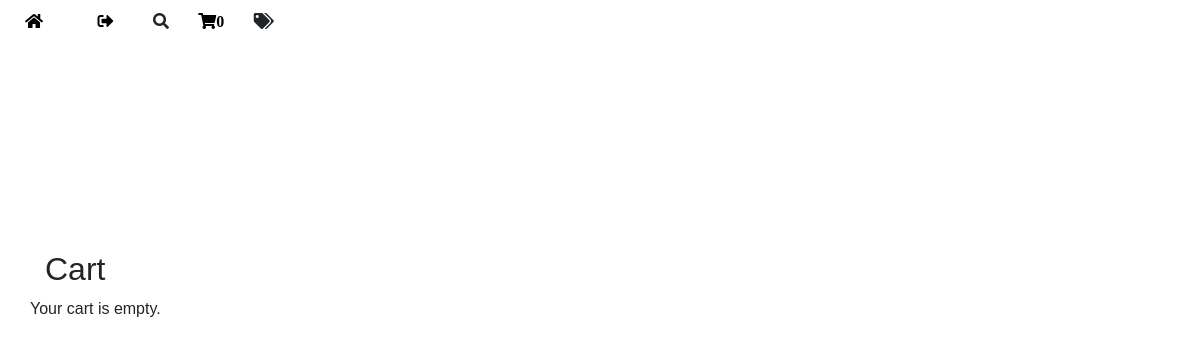
Before: /cart/ (signed in) with the older database file.
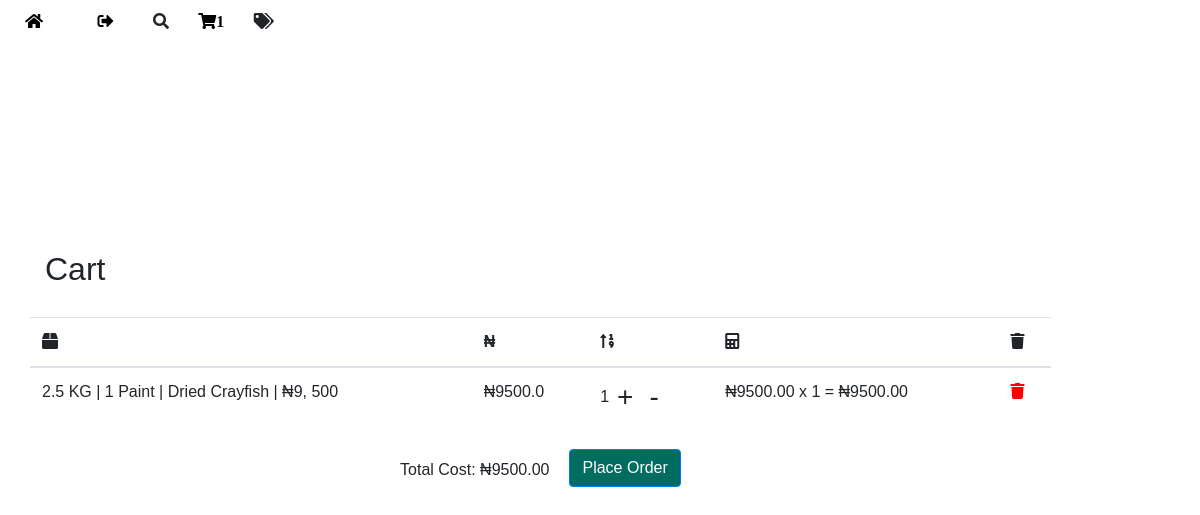
After: the same page with the newer database file.
### afri_food/models.py (models this page shows, shortened)
class CartItem(models.Model):
    cart = models.ForeignKey(Cart, on_delete=models.CASCADE, related_name='items')
    content_type = models.ForeignKey(ContentType, on_delete=models.CASCADE)
    object_id = models.PositiveIntegerField()
    content_object = GenericForeignKey('content_type', 'object_id')
    quantity = models.PositiveIntegerField(default=1)

class CrayFish(models.Model):
    title = models.CharField(max_length=100)
    kg = models.FloatField(help_text="Enter the weight in kg")
    in_stock = models.BooleanField(default=True, help_text="Is this item in stock?")
    price = models.FloatField(help_text="Enter the price of the item")
    subcategory = models.ForeignKey(Subcategory, on_delete=models.CASCADE)
    images = GenericRelation(Image)
    comments = GenericRelation(Comment)

### afri_food/views.py (the view)
# urls.py: path('cart/', views.view_cart, name='cart_view'),
def view_cart(request):
    cart, created = Cart.objects.get_or_create(user=request.user)
    cart_items = cart.items.all()
    total_cost = sum(item.content_object.price * item.quantity for item in cart_items)
    context = {'cart': cart, 'cart_items': cart_items, 'total_cost': total_cost}
    return render(request, 'market/cart.html', context)

### afri_food/context_processors.py (called while the page is built)
def cart_item_count(request):
    if request.user.is_authenticated:
        cart_item_count = CartItem.objects.filter(cart__user=request.user).count()
    else:
        cart_item_count = 0
    return {
        'cart_item_count': cart_item_count
    }

### afri_food/templatetags/custom_filters.py (called while the page is built)
@register.filter
def multiply(value, arg):
    return value * arg

### afri_food/templates/market/cart.html (shortened to what this page needs)
{% extends 'market/layout.html' %}
{% load static %}
{% block body %}
{% load custom_filters %}
<div class="container" style="margin-top: 10px; position: relative;">
  <div>
    <h2 style="margin-top: 50px;">Cart</h2>
    <div class="row justify-content-center">
      {% if cart_items %}
        <table class="table">
          <thead>
            <tr>
              <th scope="col"><i class="fas fa-box"></i></th>
              <th scope="col"><span>₦</span></th>
              <th scope="col"><i class="fas fa-sort-numeric-up"></i></th>
              <th scope="col"><i class="fas fa-calculator"></i></th>
              <th scope="col"><i class="fas fa-trash"></i></th>
            </tr>
          </thead>
          <tbody>
            {% for item in cart_items %}
              <tr>
                <td>{{ item.content_object.title }}</td>
                <td>₦{{ item.content_object.price }}</td>
                <td>
                  <div class="d-flex align-items-center">
                    <h6>{{ item.quantity }}</h6>
                    <h3><a href="{% url 'update_cart' item.content_type.model item.object_id item.quantity|add:'1' %}" class="ml-2 mr-2">+</a></h3>
                    <h3><a href="{% url 'update_cart' item.content_type.model item.object_id item.quantity|add:'-1' %}" class="ml-2 mr-2" >-</a></h3>
                  </div>
                </td>
                <td>₦{{ item.content_object.price|floatformat:2 }} x {{ item.quantity }} = ₦{{ item.content_object.price|multiply:item.quantity|floatformat:2 }}</td>
                <td>
                  <a href="{% url 'remove_from_cart' item.content_type.model item.object_id %}"><i class="fas fa-trash" style="color: red;"></a></i>
                </td>
              </tr>
            {% endfor %}
          </tbody>
        </table>
        <div class="d-flex justify-content-between align-items-center">
          <h6 style="margin-top: 10px;">Total Cost: ₦{{ total_cost|floatformat:2 }}</h6>
          <button class="btn btn-primary" onclick="openModal('confirmOrderModal')"style="background-color: #006D60; color: white; margin-left: 20px">Place Order</button>
        </div>
      {% else %}
        <p>Your cart is empty.</p>
      {% endif %}
    </div>
  </div>
</div>
{% endblock %}

Changed rows visible on the page:
added CartItem: content_object "2.5 KG | 1 Paint | Dried Crayfish | ₦9, 500", content_object.price "9500.0", quantity "1", content_object.price "9500.00", content_object.price|multiply "9500.00"
Other visible differences:
{{ cart_item_count }}: "0" → "1"
{{ total_cost|floatformat:2 }}: (not shown) → "9500.00"
text no longer shown: "Your cart is empty."
text now shown: "₦ Total Cost: ₦ Place Order"
